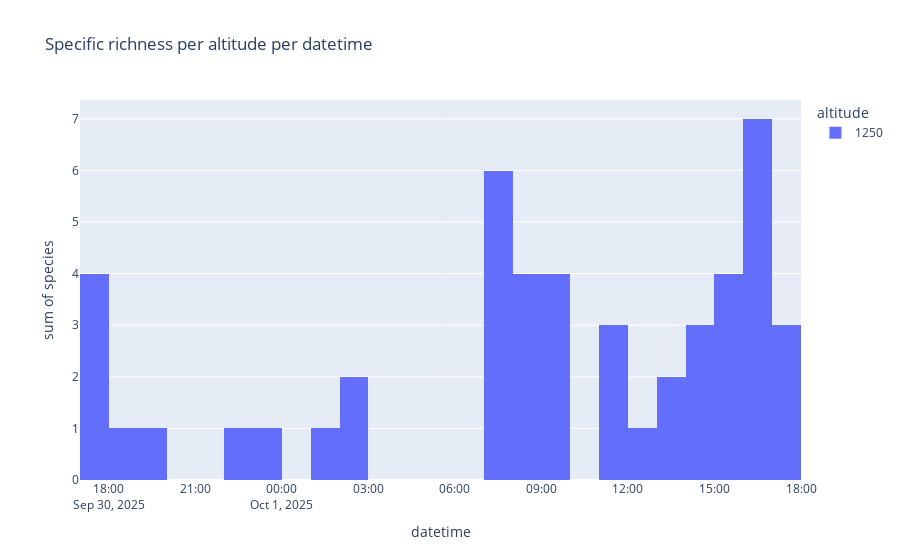

Notebook cell for this chart:
### Code cell
fig = px.histogram(
    specific_richness_df,
    x="datetime",
    y="species",
    color="altitude",
    title="Specific richness per altitude per datetime",
    # labels={"norm_counts": "Détections / micro"},
    nbins=25,
    barmode='group',
)
fig.show()

### Figure 1 — Plotly figure (JSON) as saved in the notebook; plotly's stock layout.template omitted (floating-point values rounded to 4 significant figures)
{"data": [{"alignmentgroup": "True", "bingroup": "x", "histfunc": "sum", "hovertemplate": "altitude=1250<br>datetime=%{x}<br>sum of species=%{y}<extra></extra>", "legendgroup": "1250", "marker": {"color": "#636efa", "pattern": {"shape": ""}}, "name": "1250", "nbinsx": 25, "offsetgroup": "1250", "orientation": "v", "showlegend": true, "type": "histogram", "x": ["2025-09-30 17:10:00", "2025-09-30 17:30:00", "2025-09-30 17:50:00", "2025-09-30 18:30:00", "2025-09-30 19:20:00", "2025-09-30 22:50:00", "2025-09-30 23:10:00", "2025-10-01 01:10:00", "2025-10-01 02:30:00", "2025-10-01 02:40:00", "2025-10-01 07:10:00", "2025-10-01 07:20:00", "2025-10-01 07:30:00", "2025-10-01 07:40:00", "2025-10-01 08:00:00", "2025-10-01 08:10:00", "2025-10-01 08:40:00", "2025-10-01 09:00:00", "2025-10-01 09:30:00", "2025-10-01 11:40:00", "2025-10-01 11:50:00", "2025-10-01 12:40:00", "2025-10-01 13:00:00", "2025-10-01 13:40:00", "2025-10-01 14:00:00", "2025-10-01 14:10:00", "2025-10-01 14:20:00", "2025-10-01 15:30:00", "2025-10-01 15:40:00", "2025-10-01 15:50:00", "2025-10-01 16:00:00", "2025-10-01 16:10:00", "2025-10-01 16:30:00", "2025-10-01 16:40:00", "2025-10-01 16:50:00", "2025-10-01 17:00:00"], "xaxis": "x", "y": [1, 1, 2, 1, 1, 1, 1, 1, 1, 1, 2, 1, 1, 2, 1, 1, 2, 2, 2, 2, 1, 1, 1, 1, 1, 1, 1, 1, 1, 2, 2, 1, 1, 1, 2, 3], "yaxis": "y"}], "layout": {"barmode": "group", "legend": {"title": {"text": "altitude"}, "tracegroupgap": 0}, "title": {"text": "Specific richness per altitude per datetime"}, "xaxis": {"anchor": "y", "domain": [0, 1], "title": {"text": "datetime"}}, "yaxis": {"anchor": "x", "domain": [0, 1], "title": {"text": "sum of species"}}}}
